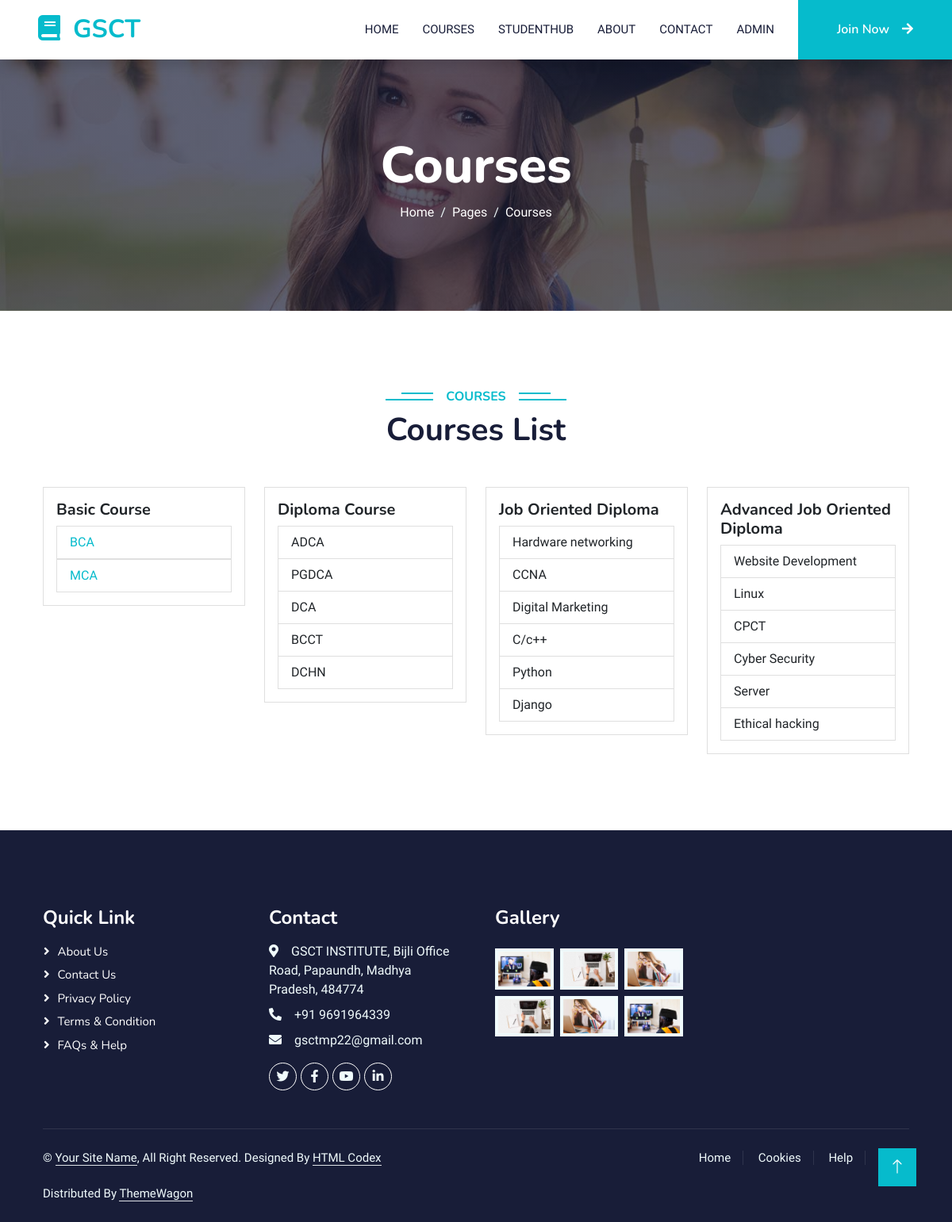
Page /courseshow/ on the earlier database version.
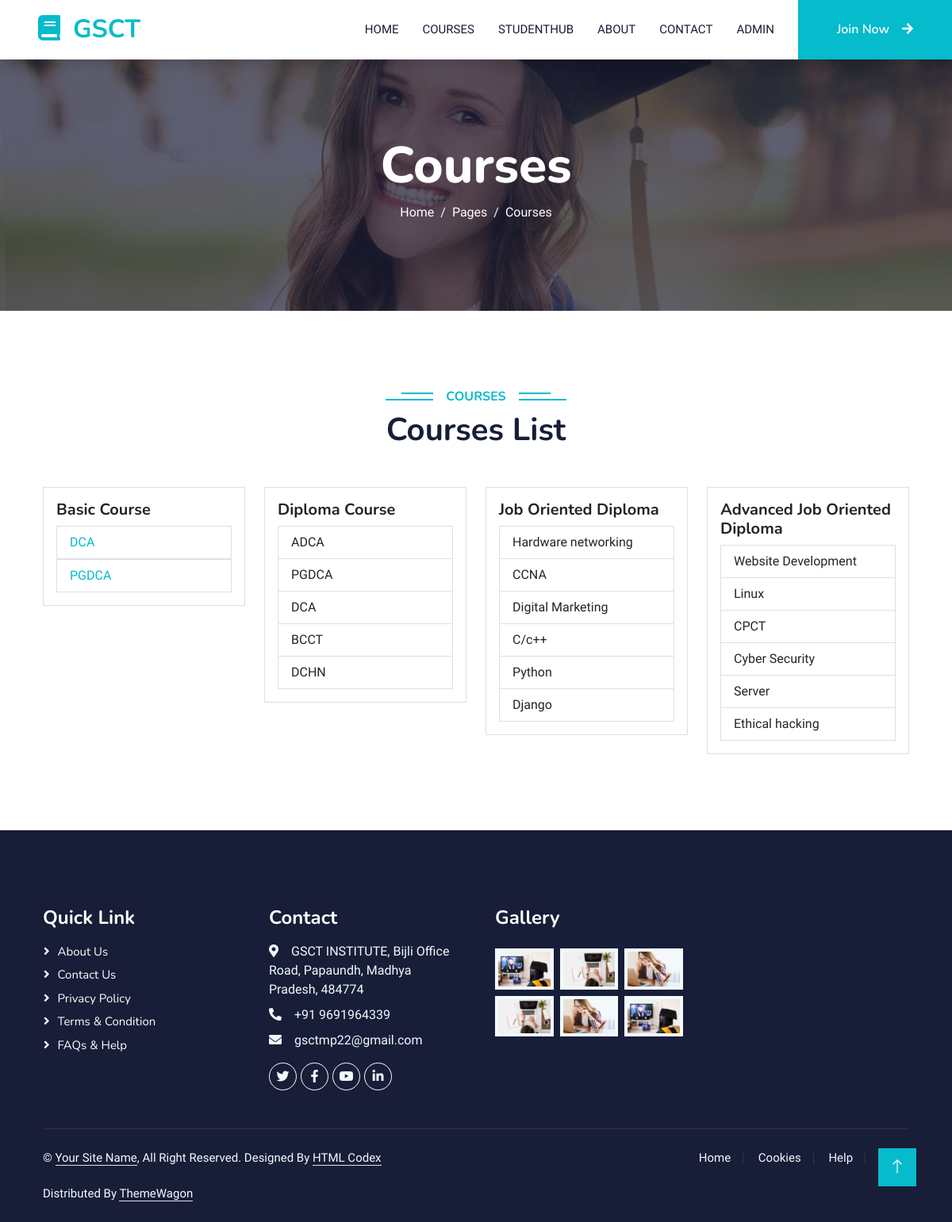
Same page on the later database version.
### student/models.py (models this page shows, shortened)
class Course(models.Model):
    name = models.CharField(max_length=250)
    duration = models.IntegerField()

### student/views.py (the view)
# urls.py: path("courseshow/", views.courseshow, name="courseshow"),
def courseshow(request):
    courses = Course.objects.all().values()
    return render(request, "courseshow.html", {"courses": courses})

### templates/courseshow.html (shortened to what this page needs)
{% include 'header.html' %}
<div class="container-fluid bg-primary py-5 mb-5 page-header">
  <div class="container py-5">
    <div class="row justify-content-center">
      <div class="col-lg-10 text-center">
        <h1 class="display-3 text-white">Courses</h1>
        <nav aria-label="breadcrumb">
          <ol class="breadcrumb justify-content-center">
            <li class="breadcrumb-item">
              <a class="text-white" href="/">Home</a>
            </li>
            <li class="breadcrumb-item">
              <a class="text-white" href="">Pages</a>
            </li>
            <li class="breadcrumb-item text-white active" aria-current="page">Courses</li>
          </ol>
        </nav>
      </div>
    </div>
  </div>
</div>
<div class="container-xxl py-5">
  <div class="container">
    <div class="text-center wow fadeInUp">
      <h6 class="section-title bg-white text-center text-primary px-3">Courses</h6>
      <h1 class="mb-5">Courses List</h1>
    </div>
    <div class="row g-4">
      <div class="col-lg-3 col-md-6 wow fadeInUp">
        <div class="card">
          <div class="card-body">
            <h5 class="card-title">Basic Course</h5>
            {% for course in courses %}
              <ul class="list-group">
                <li class="list-group-item">
                  <a href="/coursedetails/{{ course.id }}">{{ course.name }}</a>
                </li>
              </ul>
            {% endfor %}
          </div>
        </div>
      </div>
      <div class="col-lg-3 col-md-6 wow fadeInUp">
        <div class="card">
          <div class="card-body">
            <h5 class="card-title">Diploma Course</h5>
            <ul class="list-group">
              <li class="list-group-item">ADCA</li>
              <li class="list-group-item">PGDCA</li>
              <li class="list-group-item">DCA</li>
              <li class="list-group-item">BCCT</li>
              <li class="list-group-item">DCHN</li>
            </ul>
          </div>
        </div>
      </div>
      <div class="col-lg-3 col-md-6 wow fadeInUp">
        <div class="card">
          <div class="card-body">
            <h5 class="card-title">Job Oriented Diploma</h5>
            <ul class="list-group">
              <li class="list-group-item">Hardware networking</li>
              <li class="list-group-item">CCNA</li>
              <li class="list-group-item">Digital Marketing</li>
              <li class="list-group-item">C/c++</li>
              <li class="list-group-item">Python</li>
              <li class="list-group-item">Django</li>
            </ul>
          </div>
        </div>
      </div>
      <div class="col-lg-3 col-md-6 wow fadeInUp">
        <div class="card">
          <div class="card-body">
            <h5 class="card-title">Advanced Job Oriented Diploma</h5>
            <ul class="list-group">
              <li class="list-group-item">Website Development</li>
              <li class="list-group-item">Linux</li>
              <li class="list-group-item">CPCT</li>
              <li class="list-group-item">Cyber Security</li>
              <li class="list-group-item">Server</li>
              <li class="list-group-item">Ethical hacking</li>
            </ul>
          </div>
        </div>
      </div>
    </div>
  </div>
</div>
{% include 'footer.html' %}

### templates/header.html (shortened to what this page needs)
<!DOCTYPE html>
<html lang="en">
  {% load bootstrap5 %}
  {% bootstrap_css %}
  <head>
    <link href="https://cdnjs.cloudflare.com/ajax/libs/font-awesome/5.10.0/css/all.min.css" rel="stylesheet" />
    <link href="https://cdn.jsdelivr.net/npm/bootstrap-icons@1.4.1/font/bootstrap-icons.css" rel="stylesheet" />
    <link href="/static/lib/animate/animate.min.css" rel="stylesheet" />
    <link href="/static/lib/owlcarousel/assets/owl.carousel.min.css" rel="stylesheet" />
    <link href="/static/css/bootstrap.min.css" rel="stylesheet" />
    <link href="/static/css/style.css" rel="stylesheet" />
  </head>
  <body>
    <nav class="navbar navbar-expand-lg bg-white navbar-light shadow sticky-top p-0">
      <a href="index.html" class="navbar-brand d-flex align-items-center px-4 px-lg-5"><h2 class="m-0 text-primary"><i class="fa fa-book me-3"></i>GSCT</h2></a>
      <div class="collapse navbar-collapse" id="navbarCollapse">
        <div class="navbar-nav ms-auto p-4 p-lg-0">
          <a href="/" class="nav-item nav-link">Home</a>
          <a href="/courses/" class="nav-item nav-link">Courses</a>
          <a href="/studenthub/" class="nav-item nav-link">StudentHub</a>
          <a href="/aboutus/" class="nav-item nav-link">About</a>
          <a href="/contactus/" class="nav-item nav-link">Contact</a>
          <a href="/admin/" class="nav-item nav-link">Admin</a>
        </div>
        <a href="" class="btn btn-primary py-4 px-lg-5 d-none d-lg-block">Join Now<i class="fa fa-arrow-right ms-3"></i></a>
      </div>
    </nav>
  </body>
</html>

### templates/footer.html (shortened to what this page needs)
    <div class="container-fluid bg-dark text-light footer pt-5 mt-5 wow fadeIn" data-wow-delay="0.1s">
      <div class="container py-5">
        <div class="row g-5">
          <div class="col-lg-3 col-md-8">
            <h4 class="text-white mb-3">Quick Link</h4>
            <a class="btn btn-link" href="/aboutus/">About Us</a>
            <a class="btn btn-link" href="/contactus/">Contact Us</a>
            <a class="btn btn-link" href="">Privacy Policy</a>
            <a class="btn btn-link" href="">Terms & Condition</a>
            <a class="btn btn-link" href="">FAQs & Help</a>
          </div>
          <div class="col-lg-3 col-md-8">
            <h4 class="text-white mb-3">Contact</h4>
            <p class="mb-2">
              <i class="fa fa-map-marker-alt me-3"></i>GSCT INSTITUTE, Bijli Office Road, Papaundh, Madhya Pradesh, 484774
            </p>
            <p class="mb-2">
              <i class="fa fa-phone-alt me-3"></i>+91 9691964339
            </p>
            <p class="mb-2">
              <i class="fa fa-envelope me-3"></i>gsctmp22@gmail.com
            </p>
            <div class="d-flex pt-2">
              <a class="btn btn-outline-light btn-social" href=""><i class="fab fa-twitter"></i></a>
              <a class="btn btn-outline-light btn-social" href=""><i class="fab fa-facebook-f"></i></a>
              <a class="btn btn-outline-light btn-social" href=""><i class="fab fa-youtube"></i></a>
              <a class="btn btn-outline-light btn-social" href=""><i class="fab fa-linkedin-in"></i></a>
            </div>
          </div>
          <div class="col-lg-3 col-md-8">
            <h4 class="text-white mb-3">Gallery</h4>
            <div class="row g-2 pt-2">
              <div class="col-4">
                <img class="img-fluid bg-light p-1" src="/static/img/course-1.jpg" alt="" />
              </div>
              <div class="col-4">
                <img class="img-fluid bg-light p-1" src="/static/img/course-2.jpg" alt="" />
              </div>
              <div class="col-4">
                <img class="img-fluid bg-light p-1" src="/static/img/course-3.jpg" alt="" />
              </div>
              <div class="col-4">
                <img class="img-fluid bg-light p-1" src="/static/img/course-2.jpg" alt="" />
              </div>
              <div class="col-4">
                <img class="img-fluid bg-light p-1" src="/static/img/course-3.jpg" alt="" />
              </div>
              <div class="col-4">
                <img class="img-fluid bg-light p-1" src="/static/img/course-1.jpg" alt="" />
              </div>
            </div>
          </div>
        </div>
      </div>
      <div class="container">
        <div class="copyright">
          <div class="row">
            <div class="col-md-6 text-center text-md-start mb-3 mb-md-0">
              &copy; <a class="border-bottom" href="#">Your Site Name</a>, All Right Reserved.
              Designed By <a class="border-bottom" href="https://htmlcodex.com">HTML Codex</a><br /><br />
              Distributed By <a class="border-bottom" href="https://themewagon.com">ThemeWagon</a>
            </div>
            <div class="col-md-6 text-center text-md-end">
              <div class="footer-menu">
                <a href="">Home</a>
                <a href="">Cookies</a>
                <a href="">Help</a>
                <a href="">FQAs</a>
              </div>
            </div>
          </div>
        </div>
      </div>
    </div>
    <a href="#" class="btn btn-lg btn-primary btn-lg-square back-to-top"><i class="bi bi-arrow-up"></i></a>
  </body>
</html>

### static/css/style.css (style rules this page uses)
:root { --primary: #06BBCC; --light: #F0FBFC; --dark: #181d38; }
.back-to-top { position: fixed; display: none; right: 45px; bottom: 45px; z-index: 99; }
.btn { font-family: 'Nunito', sans-serif; font-weight: 600; transition: .5s; }
.btn.btn-primary, .btn.btn-secondary { color: #FFFFFF; }
.btn-lg-square { width: 48px; height: 48px; }
.btn-square, .btn-sm-square, .btn-lg-square { padding: 0; display: flex; align-items: center; justify-content: center; font-weight: normal; border-radius: 0px; }
.navbar-light .navbar-nav .nav-link { margin-right: 30px; padding: 25px 0; color: #FFFFFF; font-size: 15px; text-transform: uppercase; outline: none; }
.navbar-light .navbar-brand, .navbar-light a.btn { height: 75px; }
.navbar-light .navbar-nav .nav-link { color: var(--dark); font-weight: 500; }
.navbar-light.sticky-top { top: -100px; transition: .5s; }
.page-header { background: linear-gradient(rgba(24, 29, 56, .7), rgba(24, 29, 56, .7)), url(../img/carousel-1.jpg); background-position: center center; background-repeat: no-repeat; background-size: cover; }
.breadcrumb-item + .breadcrumb-item::before { color: var(--light); }
.section-title { position: relative; display: inline-block; text-transform: uppercase; }
.section-title::before { position: absolute; content: ""; width: calc(100% + 80px); height: 2px; top: 4px; left: -40px; background: var(--primary); z-index: -1; }
.section-title::after { position: absolute; content: ""; width: calc(100% + 120px); height: 2px; bottom: 5px; left: -60px; background: var(--primary); z-index: -1; }
.footer .btn.btn-social { margin-right: 5px; width: 35px; height: 35px; display: flex; align-items: center; justify-content: center; color: var(--light); font-weight: normal; border: 1px solid #FFFFFF; border-radius: 35px; transition: .3s; }
.footer .btn.btn-link { display: block; margin-bottom: 5px; padding: 0; text-align: left; color: #FFFFFF; font-size: 15px; font-weight: normal; text-transform: capitalize; transition: .3s; }
.footer .btn.btn-link::before { position: relative; content: "\f105"; font-family: "Font Awesome 5 Free"; font-weight: 900; margin-right: 10px; }
.footer .copyright { padding: 25px 0; font-size: 15px; border-top: 1px solid rgba(256, 256, 256, .1); }
.footer .copyright a { color: var(--light); }
.footer .footer-menu a { margin-right: 15px; padding-right: 15px; border-right: 1px solid rgba(255, 255, 255, .1); }
.footer .footer-menu a:last-child { margin-right: 0; padding-right: 0; border-right: none; }

Differences in the rows shown:
changed Course: name "BCA" → "DCA"
changed Course: name "MCA" → "PGDCA"
